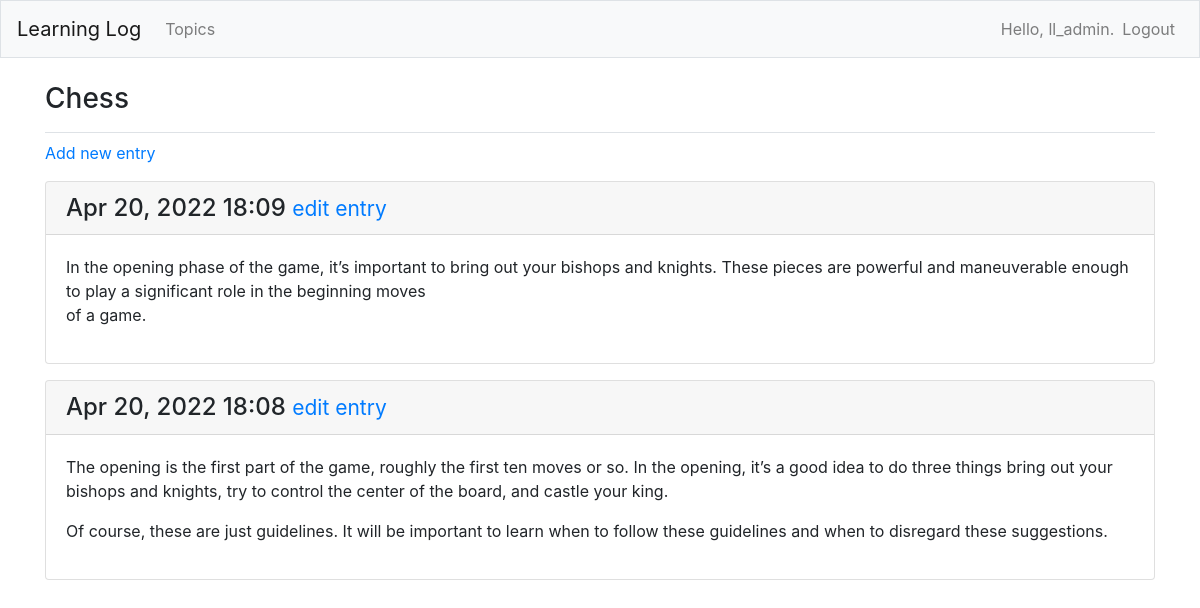
The page /topics/1/ (signed in) on the database its author committed.
### learning_logs/models.py (models this page shows, shortened)
class Topic(models.Model):
    text = models.CharField(max_length=200)
    date_added = models.DateTimeField(auto_now_add=True)
    owner = models.ForeignKey(User, on_delete=models.CASCADE)
    def __str__(self):
        return self.text

class Entry(models.Model):
    topic = models.ForeignKey(Topic, on_delete=models.CASCADE)
    text = models.TextField()
    date_added = models.DateTimeField(auto_now_add=True)
    class Meta:
        verbose_name_plural = 'entries'

### learning_logs/views.py (the view)
# urls.py: path('topics/<int:topic_id>/', views.topic, name='topic'),
@login_required
def topic(request, topic_id):
    topic = Topic.objects.get(id=topic_id)
    if topic.owner != request.user:
        raise Http404
    entries = topic.entry_set.order_by('-date_added')
    context = {'topic': topic, 'entries': entries}
    return render(request, 'learning_logs/topic.html', context)

### learning_logs/templates/learning_logs/topic.html
{% extends 'learning_logs/base.html' %}
{% block page_header %}
<h3>{{ topic }}</h3>
{% endblock page_header %}
{% block content %}
<p>
    <a href="{% url 'learning_logs:new_entry' topic.id %}">Add new entry</a>
</p>
{% for entry in entries %}
<div class="card mb-3">
    <h4 class="card-header">
        {{ entry.date_added|date:'M d, Y H:i' }}
        <small><a href="{% url 'learning_logs:edit_entry' entry.id %}">edit entry</a></small>
    </h4>
    <div class="card-body">{{ entry.text|linebreaks }}</div>
</div>
{% empty %}
<p>There are no entries for this topic yet.</p>
{% endfor %}
{% endblock content %}

### learning_logs/templates/learning_logs/base.html (shortened to what this page needs)
{% load bootstrap4 %}
<!doctype html>
<html lang="en">
    <head>
        {% bootstrap_css %}
    </head>
    <body>
        <nav class="navbar navbar-expand-md navbar-light bg-light mb-4 border">
            <a class="navbar-brand" href="{% url 'learning_logs:index'%}">Learning Log</a>
            <div class="collapse navbar-collapse" id="navbarCollapse">
                <ul class="navbar-nav mr-auto">
                    <li class="nav-item">
                        <a class="nav-link" href="{% url 'learning_logs:topics'%}">Topics</a></li>
                </ul>
                <ul class="navbar-nav ml-auto">
                    {% if user.is_authenticated %}
                    <li class="nav-item">
                        <span class="navbar-text"> Hello, {{ user.username }}.</span>
                    </li>
                    <li class="nav-item">
                    <a class="nav-link" href="{% url 'users:logout' %}">Logout</a>
                    </li>
                    {% else %}
                    <li class="nav-item">
                        <a class="nav-link" href="{% url 'users:register' %}">Register</a>
                    </li>
                    <li class="nav-item">
                        <a class="nav-link" href="{% url 'users:login' %}">Log in</a></li>
                    {% endif %}
                </ul>
            </div>
        </nav>
        <main role="main" class="container">
            <div class="pb-2 mb-2 border-bottom">
                {% block page_header %}{% endblock page_header %}
            </div>
            <div>
                {% block content %}{% endblock content %}
            </div>
        </main>
    </body>
</html>

### rows shown on the page
Topic: text "Chess"
Entry: date_added "Apr 20, 2022 18:09", text "In the opening phase of the game, it’s important to bring out your bishops and knights. These pieces are powerful and maneuverable enough to play a significant role in the beginning moves of a game."
Entry: date_added "Apr 20, 2022 18:08", text "The opening is the first part of the game, roughly the first ten moves or so. In the opening, it’s a good idea to do three things bring out your bishops and knights, try to control the center of the board, and castle your king. Of course, these are just guidelines. It will be important to learn when to follow these guidelines and when to disregard these suggestions."

### other values the page prints
{{ user.username }} "ll_admin"
